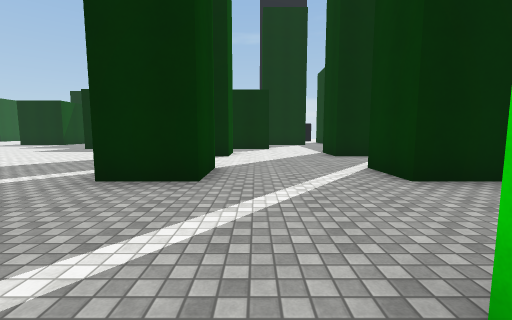
View 1 (above)

24 first-person views from a walk through a Unity game level. The camera is 1.4 m above the floor, tilts 6° down and sees 90° across. The floor is counted in squares, 2 m on a side. Each view is taken from the middle of a square. On the plan, view 1 faces up. The plan holds only what a view shows up to about 9 squares ahead; the rest is blank. The place goes on beyond the plan. The player character is not drawn. Surface patterns are stand-ins for the level's own textures.

View 2
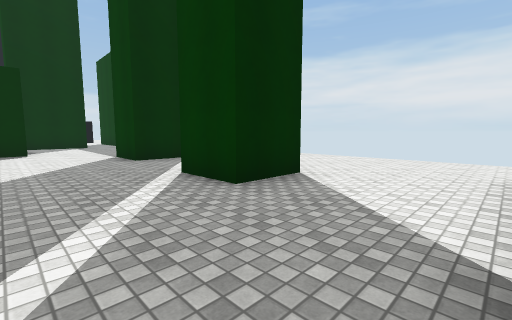

View 3
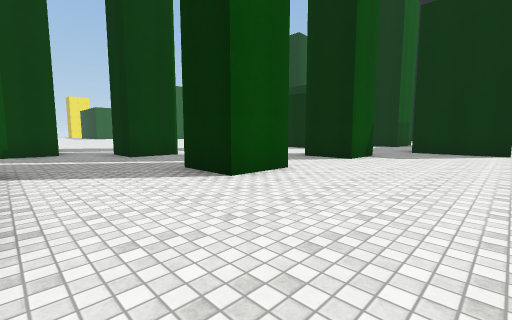

View 4
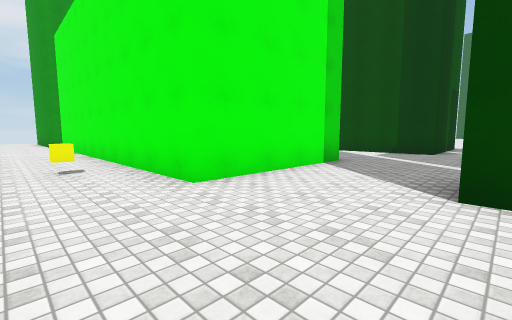

View 5
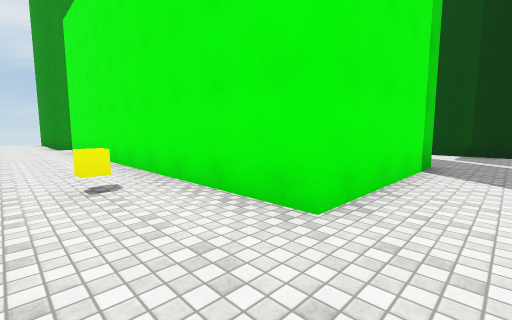

View 6
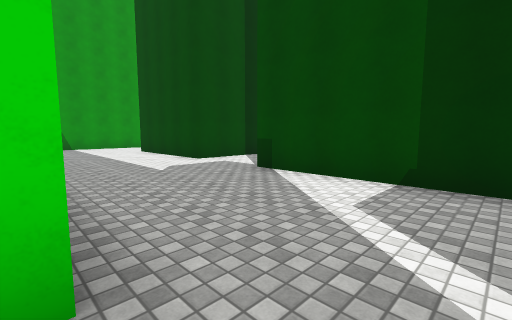

View 7
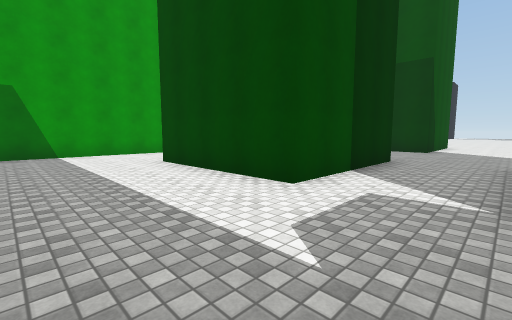

View 8
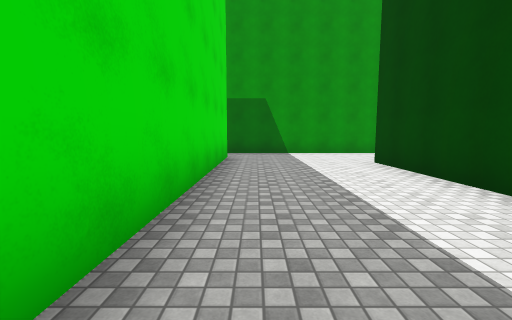

View 9
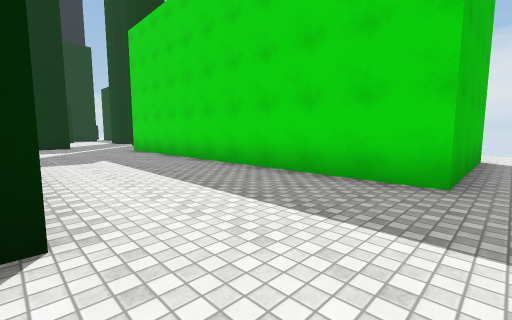

View 10
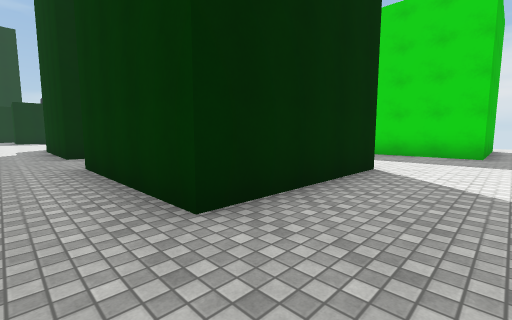

View 11
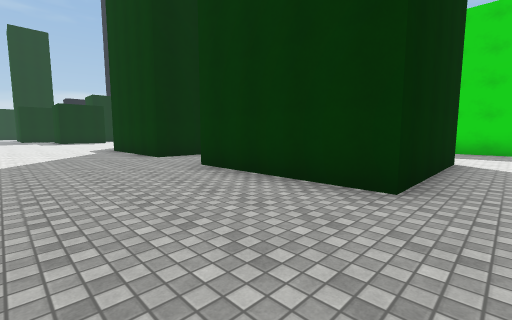

View 12
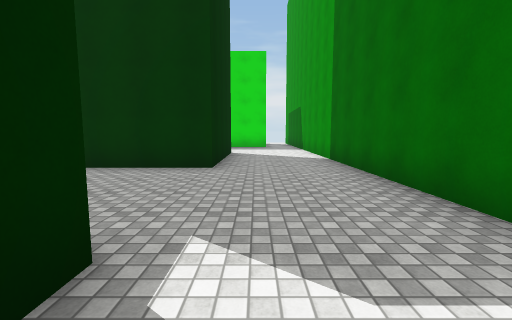

View 13
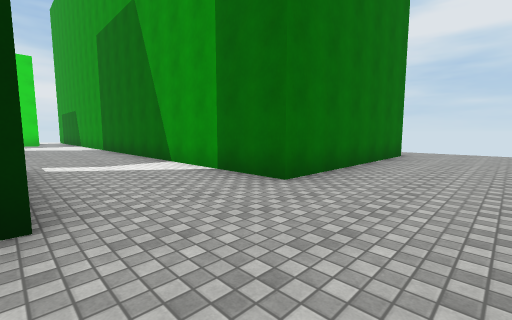

View 14
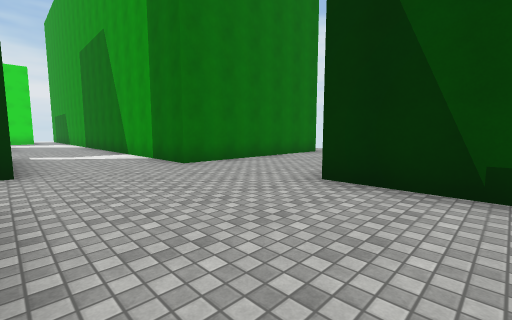

View 15
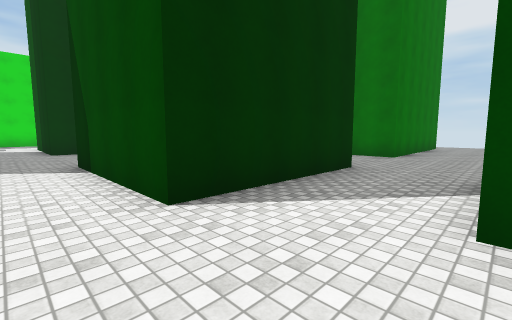

View 16
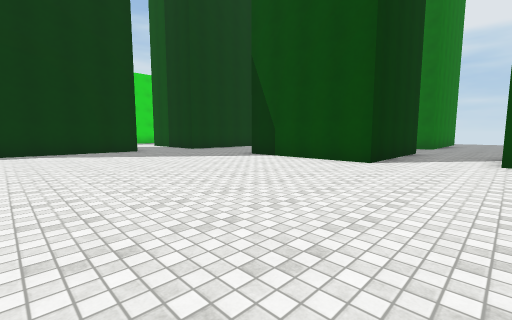

View 17
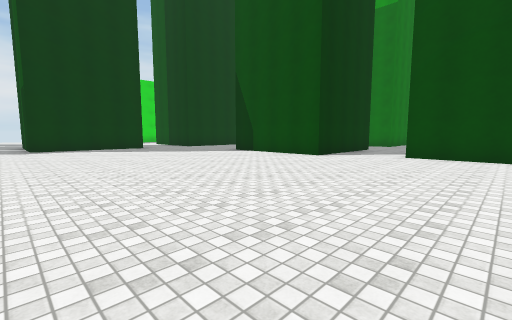

View 18
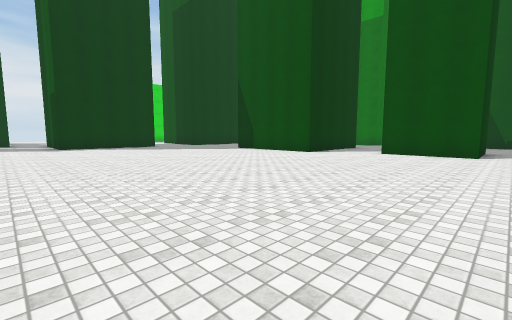

View 19
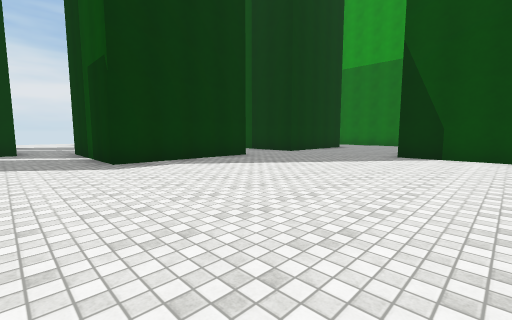

View 20
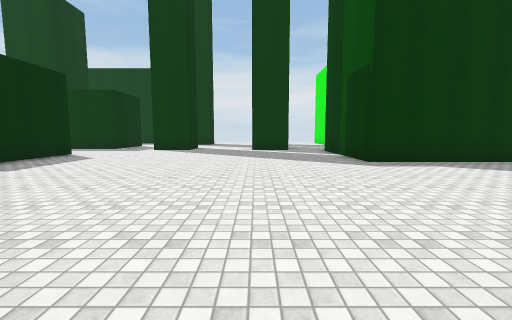

View 21
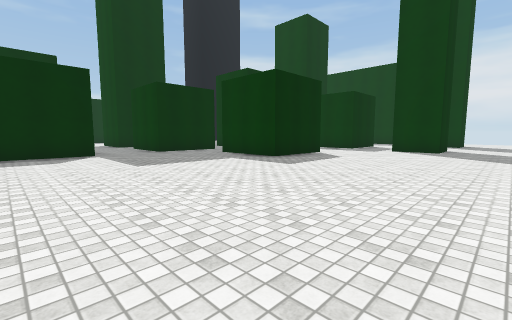

View 22
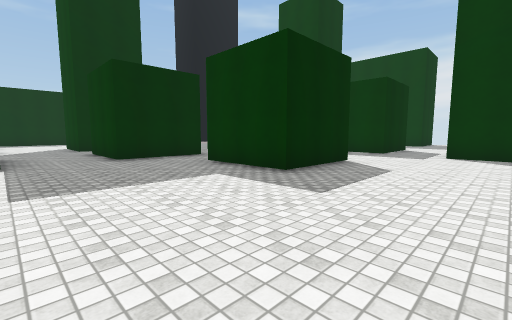

View 23
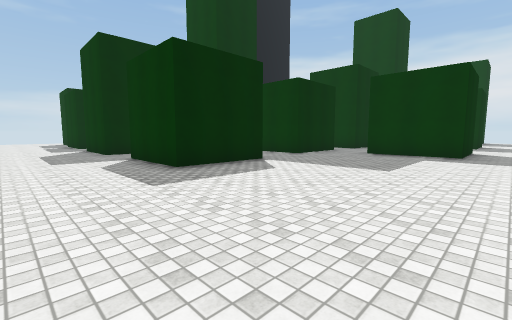

View 24
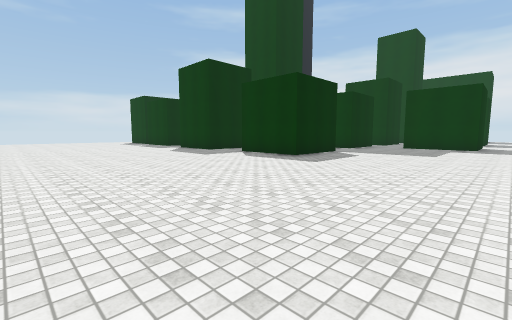

### Floor plan
Points are (right, up) in squares from view 1. A wall is a line through its corners. A room is listed if a view was taken in it or the views show most of it. See-through windows are left out.
Room 1 (views 1, 2, 3, 4, 5, 6, 7, 8)
walls: (0.8, 0.9) (5.1, 0.9) (5.1, -8.9); (3.8, 5.2) (3.8, 3.7) (2.3, 3.7) (2.3, 5.2); (-0.8, 5.2) (-0.8, 3.7) (-2.3, 3.7); (-2.8, 2.3) (-2.8, -1.8); (-2.8, -4.1) (-2.8, -8.1); (3.8, 9.4) (3.8, 7.8) (2.3, 7.8) (2.3, 9.2); (-0.8, 9) (-0.8, 7.8); (0.6, 10.9) (-0.4, 10.9); (5.1, -9.5) (0.8, -9.5) (0.8, -1); (7, 11.4) (5.5, 11.4); (-1.5, -11) (1, -11)
ways out: opening at (-3, 3) to room 2; opening at (-2.5, -9.5) to room 2; opening at (-2.5, -2.5) to room 2; opening at (-1.5, 6.5) to room 2; opening at (-1.5, 10) to room 2; opening at (3.4, 10.2)
objects: yellow cube (6, -1)
Room 2 (views 9, 10, 11, 15, 16, 17, 18, 19, 20, 21, 22, 23, 24)
walls: (-11, 14.7) (-13.5, 14.7) (-13.5, 17.2); (-4.8, 10.9) (-7.3, 10.9) (-7.3, 13.5); (-6.4, 15.1) (-8.9, 15.1) (-8.9, 17.6); (-12.8, 19.2) (-13.5, 19.2) (-13.5, 20.5); (-2.3, 3.7) (-2.3, 4.1); (-0.8, 7.8) (-2.3, 7.8) (-2.3, 9.2); (-5.2, -1.8) (-6.8, -1.8) (-6.8, 2.3) (-2.8, 2.3); (-0.4, 10.9) (-1.9, 10.9) (-1.9, 11.8); (-14.7, -5.6) (-14.7, -4.1) (-10.6, -4.1); (-19.4, -5.1) (-16.9, -5.1); (-2.8, -8.1) (-6.8, -8.1) (-6.8, -4.1) (-2.8, -4.1); (-9.5, -11) (-1.5, -11)
ways out: opening at (-3, 3) to room 1; opening at (-2.5, -9.5) to room 1; opening at (-2.5, -2.5) to room 1; opening at (-1.5, 6.5) to room 1; opening at (-1.5, 10) to room 1; opening at (-20, -6.5) to room 3; opening at (-15.5, -6.5) to room 3; opening at (-10.5, -9.5) to room 3; opening at (-12.5, 18.5); opening at (-10, 17); opening at (-7, 14)
Room 3 (views 12, 13, 14)
walls: (-14.7, -8.1) (-14.7, -5.6); (-14.7, -13.5) (-14.7, -11) (-9.5, -11); (-19.4, -7.6) (-19.4, -5.1); (-20.1, -11.4) (-17.9, -11.4); (-10.6, -8.1) (-11.2, -8.1)
ways out: opening at (-20, -6.5) to room 2; opening at (-15.5, -6.5) to room 2; opening at (-10.5, -9.5) to room 2

Where each view was taken, in squares from view 1:
view 1: 0 up, 0 right, facing up
view 2: 1 up, 0 right, facing up-right
view 3: 1 up, 7 right, facing up-left
view 4: 4 up, 7 right, facing down-left
view 5: 2 up, 7 right, facing down-left
view 6: 2 up, 1 right, facing down-left
view 7: 2 down, 0 right, facing down-left
view 8: 2 down, 0 right, facing down
view 9: 10 down, 3 left, facing up-right
view 10: 10 down, 8 left, facing up-right
view 11: 9 down, 10 left, facing up-right
view 12: 9 down, 12 left, facing right
view 13: 8 down, 17 left, facing down-right
view 14: 8 down, 20 left, facing down-right
view 15: 3 down, 17 left, facing down-right
view 16: 2 up, 17 left, facing down-right
view 17: 3 up, 19 left, facing down-right
view 18: 4 up, 20 left, facing down-right
view 19: 4 up, 13 left, facing down-right
view 20: 5 up, 13 left, facing right
view 21: 6 up, 13 left, facing up-right
view 22: 8 up, 11 left, facing up-right
view 23: 10 up, 16 left, facing up-right
view 24: 10 up, 20 left, facing up-right
